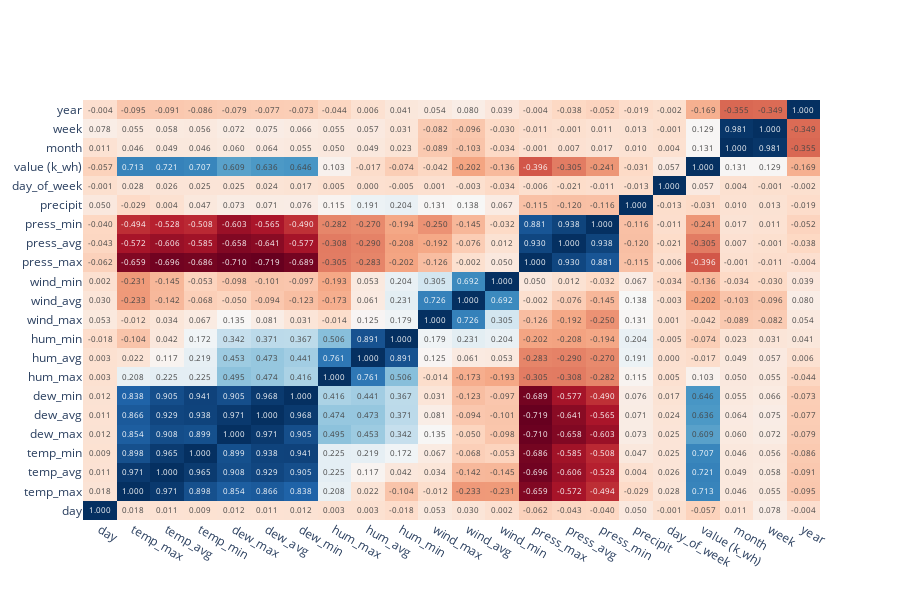

The notebook cell saved with this chart:
### Markdown cell above
---
# Power Consumption and Weather Correlation

---

### Code cell
power_weather_corr = power_weather.corr(numeric_only=True)

fig = make_subplots(rows=1, cols=1)
fig.add_trace(go.Heatmap(x=power_weather_corr.columns, y=power_weather_corr.index, 
                         z=power_weather_corr, text=power_weather_corr, texttemplate="%{text:,.3f}",
                         colorscale="RdBu",
                         colorbar=dict(tickvals=[0,1], ticktext=["min", "max"], len=0.5),
                         showscale=False
                         ),
            row=1, col=1)

fig.update_layout(height=600)
fig.show()

### Figure 1 — Plotly figure (JSON) as saved in the notebook; plotly's stock layout.template omitted (floating-point values rounded to 4 significant figures; data arrays with more than 128 entries replaced by an {"elided": "..."} marker saying what was removed)
{"data": [{"colorbar": {"len": 0.5, "ticktext": ["min", "max"], "tickvals": [0, 1]}, "colorscale": [[0, "rgb(103,0,31)"], [0.1, "rgb(178,24,43)"], [0.2, "rgb(214,96,77)"], [0.3, "rgb(244,165,130)"], [0.4, "rgb(253,219,199)"], [0.5, "rgb(247,247,247)"], [0.6, "rgb(209,229,240)"], [0.7, "rgb(146,197,222)"], [0.8, "rgb(67,147,195)"], [0.9, "rgb(33,102,172)"], [1, "rgb(5,48,97)"]], "showscale": false, "text": {"elided": "22x22 float values"}, "texttemplate": "%{text:,.3f}", "type": "heatmap", "x": ["day", "temp_max", "temp_avg", "temp_min", "dew_max", "dew_avg", "dew_min", "hum_max", "hum_avg", "hum_min", "wind_max", "wind_avg", "wind_min", "press_max", "press_avg", "press_min", "precipit", "day_of_week", "value (k_wh)", "month", "week", "year"], "xaxis": "x", "y": ["day", "temp_max", "temp_avg", "temp_min", "dew_max", "dew_avg", "dew_min", "hum_max", "hum_avg", "hum_min", "wind_max", "wind_avg", "wind_min", "press_max", "press_avg", "press_min", "precipit", "day_of_week", "value (k_wh)", "month", "week", "year"], "yaxis": "y", "z": {"elided": "22x22 float values"}}], "layout": {"height": 600, "xaxis": {"anchor": "y", "domain": [0, 1]}, "yaxis": {"anchor": "x", "domain": [0, 1]}}}
